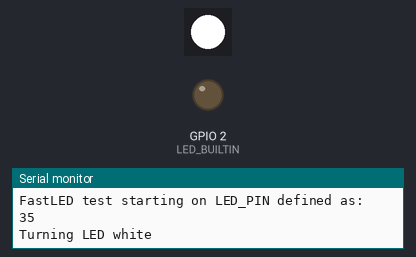
This sketch was run on a simulated ESP32. Parts: 1 RGB LEDs in strip order, left to right, output pins drawn as LEDs (lit = HIGH), the last lines printed to the serial monitor.

Above: at 0.2 s.
At 1.7 s:
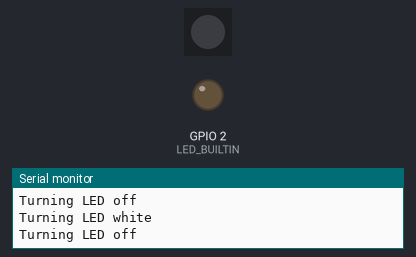
Timing chart, 0 to 3.0 s (numbered marks = the images above):
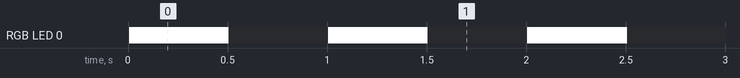

The sketch:

s3_pwm.ino
```cpp
#include <FastLED.h>

#define LED_COUNT 1
// Try using LED_BUILTIN if that is defined correctly by your board variant.
#define LED_PIN 35

CRGB leds[LED_COUNT];

void setup() {
  Serial.begin(115200);
  Serial.println("FastLED test starting on LED_PIN defined as:");
  Serial.println(LED_PIN);
  pinMode(LED_BUILTIN, OUTPUT);
  digitalWrite(LED_BUILTIN, LOW);


  // Use WS2812B with GRB ordering, which is common for WS2812 LEDs.
  FastLED.addLeds<WS2812B, LED_PIN, GRB>(leds, LED_COUNT);
  FastLED.clear(true);
}

void loop() {
  Serial.println("Turning LED white");
  leds[0] = CRGB::White;
  FastLED.show();
  delay(500);

  Serial.println("Turning LED off");
  leds[0] = CRGB::Black;
  FastLED.show();
  delay(500);
}
```

Measured:
- by itself, RGB LED 0: alternates RGB(255, 255, 255) for 0.50 s and off for 0.50 s
